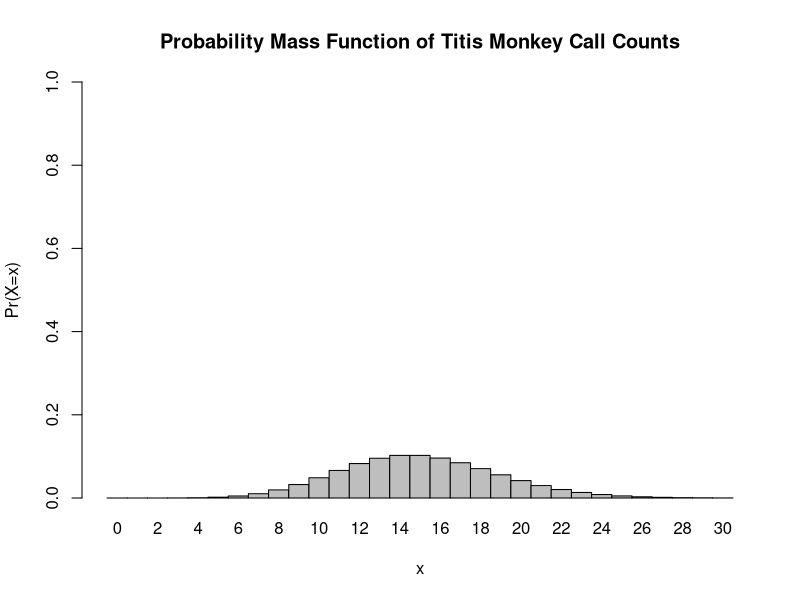
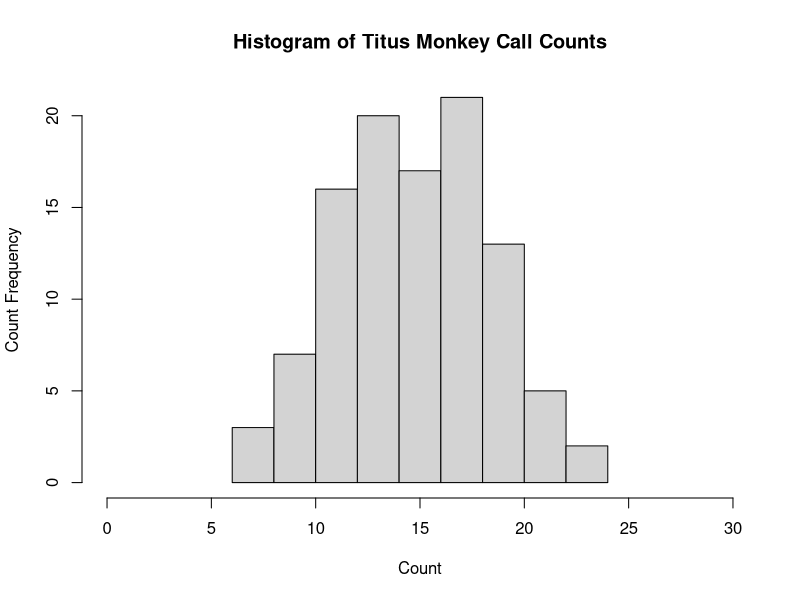

The R script that drew these images, in order:
## ---- chunk 1
1-ppois(q=8, lambda=15) #specifying q as 8 because we want MORE than (not including) 8. If it was more than or equal to 8 we would argue q as the realization one step down (aka 7)
## ---- chunk 2
dpois(x=0, lambda=15) #if we rounded it to significant decimal places it would be 0% chance. 
## ---- chunk 3
dpois(3,15)
## ---- chunk 4
barplot(height=dpois(0:30,15),ylim = 0:1, space=0, names.arg = 0:30, ylab = "Pr(X=x)", xlab='x', main= "Probability Mass Function of Titis Monkey Call Counts") 
# height = a vector to describe the bars of the plot. We use the dpois to calculate a vector of probability mass values for the counts 0 through 30 inclusive. 
#ylim is set from 0 to 1 because a probability must be within that range 
#names.arg is specifying the individual bar labels. In this case our count realizations (a sequence from 0-30)
## ---- chunk 5
set.seed(1) 
#use set seed to retain the exact random generation. 
rpois(n=104,15) 
#n argument for the rpois is indicating the number of variates you want to generate. #second argument is still the lambda value. 
## ---- chunk 6
set.seed(1)
#calling set.seed to generate the same data to plot as was generated in the previous exercise
x <- rpois(n=104,15) 
#assigning the data to a random variable x to plug into the hist data argument
hist(x,xlim= c(0,30), main = "Histogram of Titus Monkey Call Counts", xlab= 'Count', ylab = 'Count Frequency')
